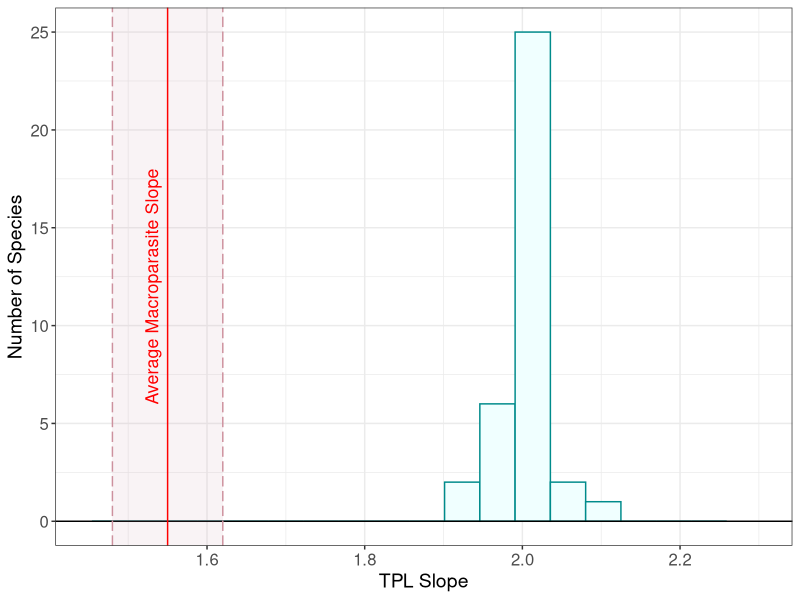

Source code (R):
### Reproduce Figure S2 (Histogram of species-specific TPL slopes)
### Step 1: Load summary file & keep only groups with at least 3 Bd-positive records (for meaningful mean and variance calculations)
### Step 2: Examine species list for duplicate species labels and combine and remove unknowns
### Step 3: Run linear regression models with mean fungal load as the predictor variable and variance as the response
### Step 4: Plot

library(data.table)
library(lme4)
library(dplyr)
library(ggplot2)


######################################
#### Step 1: Load and format data ####
######################################

#Load summary dataset
full_dat = fread("data/formatted/analysis_aggregation_dataset.csv")

# Keep only datasets with at least 3 bd-positive records to calculate mean and variance
dat = full_dat[full_dat$num_infected>=3,]

#convert variance and mean to numeric
dat$var_natural_with_zeros = as.numeric(dat$var_natural_with_zeros)
dat$mean_natural_with_zeros = as.numeric(dat$mean_natural_with_zeros)

#####################################################################
#### Step 2: Combine duplicate species names and remove unknowns ####
#####################################################################

#Check the species and see if there are any overlapping categories
unique(dat$species) 

dat$species = ifelse(dat$species=="RACA","rana_catesbeiana",dat$species) #combine RACA and rana_catesbeiana as a single species
data = dat[dat$species!="unknown_species",]
unique(data$species) #36


############################################
#### Step 3: Run Models and compare AIC ####
############################################

mod_null = lm(log10(var_natural_with_zeros) ~ log10(mean_natural_with_zeros) , data=data) #Fixed effect: mean; Random effect: NA

mod_spec_slp_rdm = lmer(log10(var_natural_with_zeros) ~ log10(mean_natural_with_zeros) +  (1 + log10(mean_natural_with_zeros) | species), data=data) #Fixed effect: mean; Random effect: species (slp)

mod_reg_slp_rdm = lmer(log10(var_natural_with_zeros) ~ log10(mean_natural_with_zeros)  + (1 + log10(mean_natural_with_zeros) | region) , data=data) #Fixed effect: mean; Random effect: subregion (slp)

mod_spec_slp_reg_slp_rdm = lmer(log10(var_natural_with_zeros) ~ log10(mean_natural_with_zeros)  + (1 + log10(mean_natural_with_zeros) | region) +  (1 + log10(mean_natural_with_zeros) | species), data=data)  #Fixed effect: mean; Random effect: subregion (slp), species (slp)

AIC(mod_null) #1196.2  #no effect from species or region
AIC(mod_spec_slp_rdm) #1034.2  #species --> random effect on slope
AIC(mod_reg_slp_rdm) #1041.8  #region --> random effect on slope
AIC(mod_spec_slp_reg_slp_rdm) #1028.2  #species --> random effect on slope; region --> random effect on slope

AIC(mod_reg_slp_rdm) - AIC(mod_spec_slp_reg_slp_rdm) #13.56

#Species is a better predictor than null relationship, but it is not a better predictor than region. And it does not benefit the model to include it with region.


spec_coef_slp = coef(mod_spec_slp_reg_slp_rdm)$species


################################
####  Step 4: Plot Fig. S2  ####
################################

spec_slope_histo = ggplot() + geom_histogram(aes(x=spec_coef_slp$`log10(mean_natural_with_zeros)`),bins=20,color="cyan4",fill="azure") + geom_hline(yintercept = 0,color="black") + theme_bw() + xlab("TPL Slope") + ylab("Number of Species") + xlim(1.45,2.3) + geom_rect(aes(xmin=1.48, xmax=1.62, ymin=-Inf, ymax=Inf),fill="pink3",alpha=0.1) + geom_vline(aes(xintercept=1.55),color="red") + geom_vline(aes(xintercept=1.48),color="pink3",linetype="longdash") + geom_vline(aes(xintercept=1.62),color="pink3",linetype="longdash") + annotate("text",x=1.53,y=12,label="Average Macroparasite Slope",angle=90,color="red",size=4.5) + theme(axis.title = element_text(size=14),axis.text = element_text(size = 12))


ggsave("results/plots/spec_slope_histo.png",spec_slope_histo, width=180,height=116,units="mm",dpi=600)

